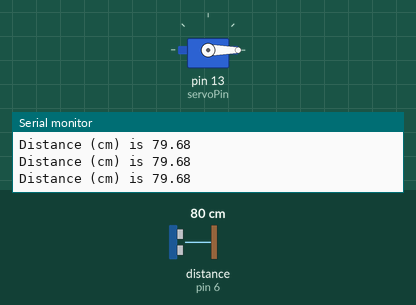
Bench run of a sketch on a simulated Arduino Uno, built with avr-gcc and run on an emulated ATmega328P. On the bench: servo, the last lines printed to the serial monitor. Wiring (inferred from the names in the program): ultrasonic range finder: trigger pin 7; echo pin 6. Inputs (shaded band) come from the test bench; at power-on: distance to the obstacle (sensor on pin 6) 80 cm. The echo pulse lasts 58.3 µs per cm.

Above: at 1.2 s.
1.3 s: distance to the obstacle (sensor on pin 6) set to 23 cm
2.8 s: distance to the obstacle (sensor on pin 6) set to 18 cm
At 4.0 s:
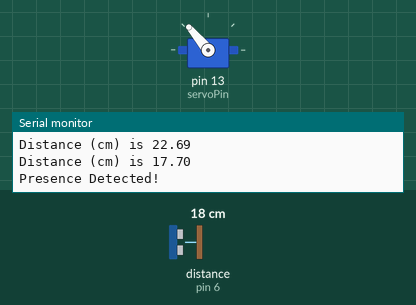
4.3 s: distance to the obstacle (sensor on pin 6) set to 35 cm
At 6.5 s:
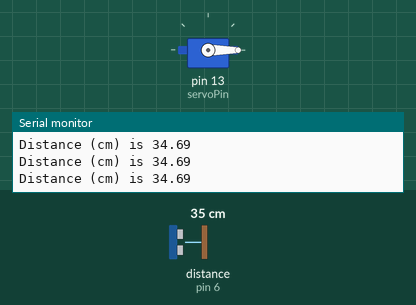
7.3 s: distance to the obstacle (sensor on pin 6) set to 2 cm
At 7.9 s:
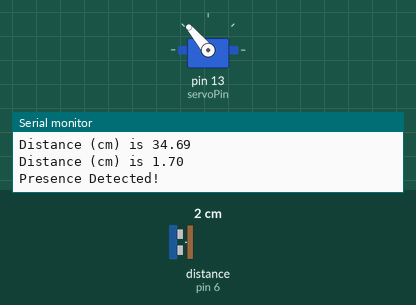
Timing chart, 0 to 9.8 s (numbered marks = the images above; inputs shaded):
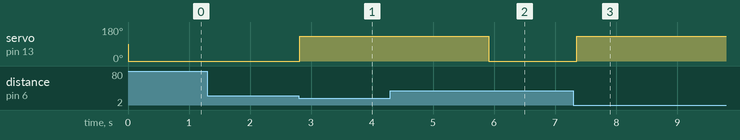

Measured:
- the behaviour switches between 21 and 20 cm on distance to the obstacle (sensor on pin 6) (found by bisection; images 0 and 1)
- after the input at 2.8 s, servo on pin 13 (servoPin): 0° → 130° at once
- after the input at 4.3 s, servo on pin 13 (servoPin): 130° → 0° after 1.6 s
- after the input at 7.3 s, servo on pin 13 (servoPin): 0° → 130° after 0.06 s

The sketch:

sonarservo.ino
```cpp
//We will be using servos so we need so include the servo library
#include <Servo.h>

//Define which pin is connected to trig and which one is connected to echo
const int trigPin = 7;
const int echoPin = 6;
const int servoPin = 13;
const int powerPin = 2;

Servo myservo;

//Tell the computer our duration and distance variables will be decimal values
float duration, distance;

//This code runs once
void setup() {
  pinMode(powerPin, OUTPUT);
  digitalWrite(powerPin, HIGH);

  pinMode(trigPin, OUTPUT); //We will send signals to trig
  pinMode(echoPin, INPUT);  //We will read signals from echo

  myservo.attach(servoPin);

  //The lines below are to help you figure out what position on your servo is 0
  //myservo.write(0);
  //delay(10000);

  Serial.begin(9600);  //Start the printer
}


//This code will run forever!
void loop() {
  //The datasheet for the sonar said we need to send a 10 microsecond signal to the trig pin
  digitalWrite(trigPin, LOW);
  delayMicroseconds(2);
  digitalWrite(trigPin, HIGH);
  delayMicroseconds(10);
  digitalWrite(trigPin, LOW);

  //pulseIn reads the pin specified and sees how long it is HIGH/LOW for (in this case HIGH)
  duration = pulseIn(echoPin, HIGH);

  distance = (duration*.0343)/2; //This is just a unit conversion to cm

  //Print the distance to the printer/monitor.
  //Serial.print does not go to a new line after. Serial.println does.
  Serial.print("Distance (cm) is ");
  Serial.println(distance);

  if (distance < 20) { //If something comes within 20cm from the sonar
    Serial.println("Presence Detected!");
    myservo.write(130); //Move the servo so that it props the lid open
    delay(3000); //Wait 3s
  }
  else{ //If we didnt detect an object within 20cm from the sonar
    myservo.write(0); //Move the servo so that it closes the lid
  }

  delay(100);
}
```
